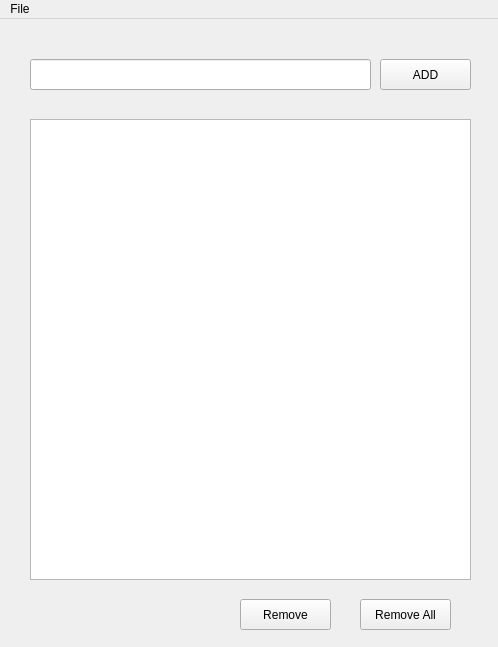
<?xml version="1.0" encoding="UTF-8"?>
<ui version="4.0">
 <class>MainWindow</class>
 <widget class="QMainWindow" name="MainWindow">
  <property name="geometry">
   <rect>
    <x>0</x>
    <y>0</y>
    <width>498</width>
    <height>647</height>
   </rect>
  </property>
  <property name="windowTitle">
   <string>MainWindow</string>
  </property>
  <widget class="QWidget" name="centralwidget">
   <widget class="QLineEdit" name="lineEdit">
    <property name="geometry">
     <rect>
      <x>30</x>
      <y>40</y>
      <width>341</width>
      <height>31</height>
     </rect>
    </property>
   </widget>
   <widget class="QPushButton" name="addText">
    <property name="geometry">
     <rect>
      <x>380</x>
      <y>40</y>
      <width>91</width>
      <height>31</height>
     </rect>
    </property>
    <property name="text">
     <string>ADD</string>
    </property>
   </widget>
   <widget class="QListWidget" name="listWidget">
    <property name="geometry">
     <rect>
      <x>30</x>
      <y>100</y>
      <width>441</width>
      <height>461</height>
     </rect>
    </property>
    <property name="font">
     <font>
      <pointsize>10</pointsize>
     </font>
    </property>
   </widget>
   <widget class="QPushButton" name="removeText">
    <property name="geometry">
     <rect>
      <x>240</x>
      <y>580</y>
      <width>91</width>
      <height>31</height>
     </rect>
    </property>
    <property name="text">
     <string>Remove</string>
    </property>
   </widget>
   <widget class="QPushButton" name="removeAllText">
    <property name="geometry">
     <rect>
      <x>360</x>
      <y>580</y>
      <width>91</width>
      <height>31</height>
     </rect>
    </property>
    <property name="text">
     <string>Remove All</string>
    </property>
   </widget>
  </widget>
  <widget class="QMenuBar" name="menuBar">
   <property name="geometry">
    <rect>
     <x>0</x>
     <y>0</y>
     <width>498</width>
     <height>25</height>
    </rect>
   </property>
   <widget class="QMenu" name="menuFile">
    <property name="title">
     <string>File</string>
    </property>
    <addaction name="actionOpen_Notes"/>
    <addaction name="separator"/>
    <addaction name="actionSave"/>
   </widget>
   <addaction name="menuFile"/>
  </widget>
  <action name="actionOpen_Notes">
   <property name="text">
    <string>Open Notes</string>
   </property>
  </action>
  <action name="actionSave">
   <property name="text">
    <string>Save</string>
   </property>
  </action>
 </widget>
 <resources/>
 <connections/>
</ui>
